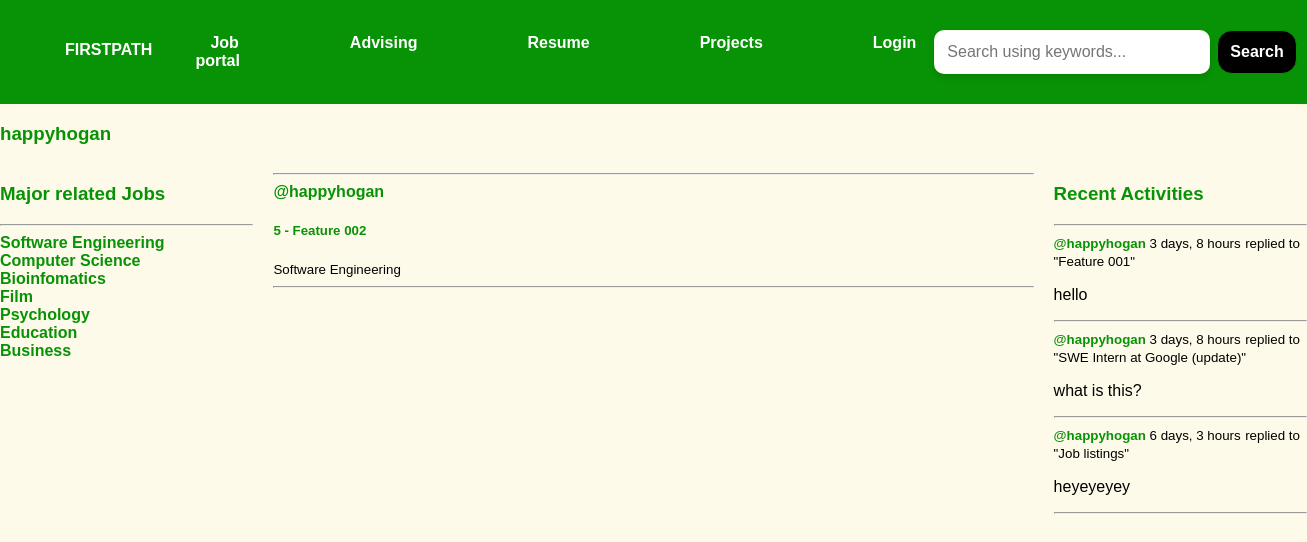
The app's page /profile/2/ with its own data.
### base/models.py (models this page shows, shortened)
class Topic(models.Model):
    name = models.CharField(max_length=200)

class Room(models.Model):
    host = models.ForeignKey(User, on_delete=models.SET_NULL, null=True)
    topic = models.ForeignKey(Topic, on_delete=models.SET_NULL, null=True)
    name = models.CharField(max_length=200)
    description = models.TextField(null=True, blank=True)
    participants= models.ManyToManyField(User, related_name='participants', blank=True)
    updated = models.DateTimeField(auto_now=True)
    created = models.DateTimeField(auto_now_add=True)
    class Meta:
        ordering = ['-updated', '-created']
    def __str__(self):
        return self.name

class Message(models.Model):
    user = models.ForeignKey(User, on_delete=models.CASCADE)
    room = models.ForeignKey(Room, on_delete=models.CASCADE)
    body = models.TextField()
    updated = models.DateTimeField(auto_now=True)
    created = models.DateTimeField(auto_now_add=True)
    class Meta:
        ordering = ['-updated', '-created']
    def __str__(self):
        return self.body[0:50]

### base/views.py (the view)
# urls.py: path('profile/<str:pk>/', views.userProfile, name="user-profile"),
def userProfile(request, pk):
    user = User.objects.get(id=pk)
    rooms = user.room_set.all()
    room_messages = user.message_set.all()
    topics = Topic.objects.all()
    context = {'user': user, 'rooms':rooms, 'room_messages' : room_messages, 'topics':topics}
    return render(request, 'base/profile.html', context)

### base/templates/base/profile.html
{% extends 'main.html' %}
{% block content %}
<h3>{{user.username}}</h3>
<div class="profile-container">
    <div>
        {% include 'base/major_job.html' %}
    </div>
    <div>
        {% include 'base/feed.html' %}
    </div>
    <div>
        {% include 'base/activity_component.html' %}
    </div>
</div>
{% endblock content %}

### base/templates/base/major_job.html (shortened to what this page needs)
<div>
    <h3>Major related Jobs</h3>
    <hr>
    {% for topic in topics %}
    <div>
        <a href="{% url 'home' %}?q={{topic.name}}">{{topic.name}}</a>
    </div>
    {% endfor %}
</div>

### base/templates/base/feed.html (shortened to what this page needs)
<div>
    {% for room in rooms %}
    <div>
        <hr>
        <a href="{% url 'user-profile' room.host.id %}">@{{room.host.username}}</a>
        <h5>{{room.id}} - <a href="{% url 'room' room.id%}">{{room.name}}</a></h5>
        <small>{{room.topic.name}}</small>
        <hr>
    </div>
    {% endfor %}
</div>

### base/templates/base/activity_component.html (shortened to what this page needs)
<h3>Recent Activities</h3>
<hr>
{% for message in room_messages %}
<div>
    <small><a href="{%url 'user-profile' message.user.id%}">@{{message.user}}</a> {{message.created|timesince}}</small>
    <small>replied to "{{message.room}}"</small>
    <p>{{message}}</p>
    <hr>
</div>
{% endfor %}

### static/styles/main.css (style rules this page uses)
body { font-family: 'Arial', sans-serif; background-color: #fef7de9d; color: #000000; margin: 0; padding: 0; }
h3, h5 { color: #089206; }
a { color: #089206; text-decoration: none; font-weight: bold; }
.profile-container { display: grid; grid-template-columns: 1fr 3fr 1fr; gap: 20px; margin: 20px 0; }

### records on screen
Topic: name "Software Engineering"
Topic: name "Computer Science"
Topic: name "Bioinfomatics"
Topic: name "Film"
Topic: name "Psychology"
Topic: name "Education"
Topic: name "Business"
Room: host.username "happyhogan", id "5", name "Feature 002", topic.name "Software Engineering"
Message: user "happyhogan", created "3 days, 8 hours", room "Feature 001", body "hello"
Message: user "happyhogan", created "3 days, 8 hours", room "SWE Intern at Google (update)", body "what is this?"
Message: user "happyhogan", created "6 days, 3 hours", room "Job listings", body "heyeyeyey"

### other values on screen
{{ user.username }} "happyhogan"
